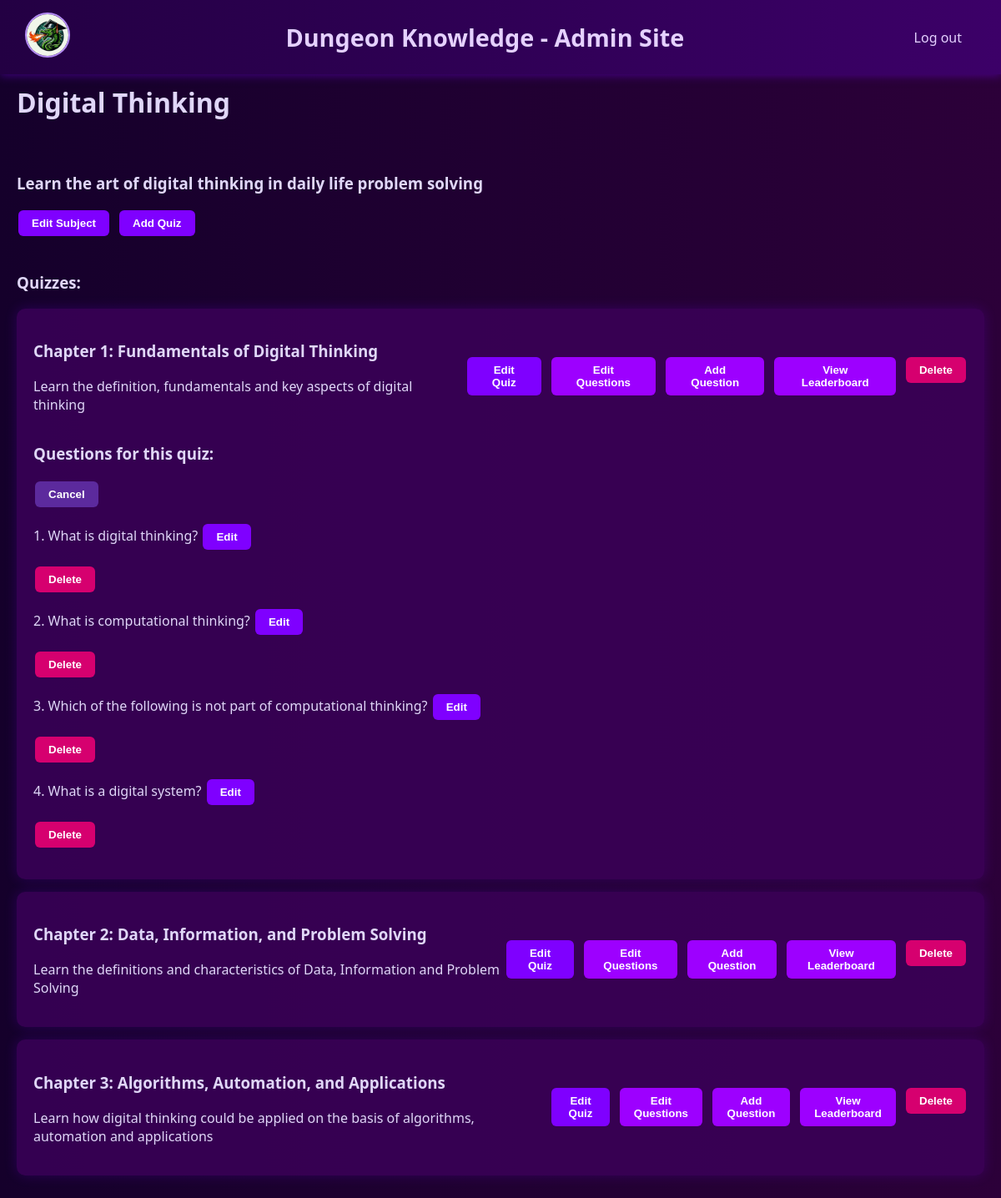
The page /project_source_code/edit_subject.php?subject_id=1&edit_questions=1&quiz_id=1 (signed in) on the database its author committed.
### tables this page shows
CREATE TABLE `subjects` (
  `id` int(11) NOT NULL,
  `subject_name` text NOT NULL,
  `description` text DEFAULT NULL
);

CREATE TABLE `quizzes` (
  `id` int(11) NOT NULL,
  `subject_id` int(11) NOT NULL,
  `quiz_name` text NOT NULL,
  `description` text DEFAULT NULL,
  `wrong_answer_limit` int(11) DEFAULT 3
);

CREATE TABLE `questions` (
  `id` int(11) NOT NULL,
  `quiz_id` int(11) NOT NULL,
  `question_text` text NOT NULL,
  `note` text NOT NULL
);

### project_source_code/edit_subject.php (the view, shortened to what this page needs)
<?php
include('admin.php');
$subjectId = $_GET['subject_id'] ?? '';
$editQuizId = $_GET['edit_quiz_id'] ?? '';
$editQuestions = isset($_GET['edit_questions']) ? true : false;
$sql_fetch = "SELECT * FROM subjects WHERE id='$subjectId'";
$result = mysqli_query($conn, $sql_fetch);
$row = mysqli_fetch_assoc($result);
$subject_name = $row['subject_name'];
$description = $row['description'];
?>
<!DOCTYPE html>
<html lang="en">
<head>
  <link rel="stylesheet" href="css/admin-subject.css">
</head>
    <body>
        <nav class="navbar">
            <a href="admin_home.php"><img src="media/logo.jpg" alt="Logo" aria-label="Website Logo"></a>
            <h1>Dungeon Knowledge - Admin Site</h1>
            <li><a href="logout.php">Log out</a></li>
        </nav>
        <?php
        if (isset($_GET['edit_subject']) && $_GET['edit_subject'] == 1) {
            echo "
            <div class='quiz-section'>
                <form method='post' action='{$_SERVER['PHP_SELF']}?subject_id=$subjectId'>
                    <label for='subject_name'>Subject Name:</label><br>
                    <input type='text' name='subject_name' value='" . htmlspecialchars($subject_name) . "' required><br><br>
                    <label for='description'>Description:</label><br>
                    <textarea name='description' rows='4' cols='50' required>" . htmlspecialchars($description) . "</textarea><br><br>
                    <button type='submit' name='edit_subject' class='edit-button'>Save</button>
                    <a href='{$_SERVER['PHP_SELF']}?subject_id=$subjectId'>
                        <button type='button' class='cancel-button'>Cancel</button>
                    </a>
                </form>
            </div>";
        } else {
            echo "<h1>$subject_name</h1> <br> <h3>$description</h3>
            <div class='button-group'>
                <a href='{$_SERVER['PHP_SELF']}?subject_id=$subjectId&edit_subject=1'>
                    <button class='edit-button'>Edit Subject</button>
                </a>";
        }
        ?>
            <a href="<?php echo $_SERVER['PHP_SELF'] . '?subject_id=' . $subjectId . '&add_quiz=1'; ?>">
                <button class="edit-button">Add Quiz</button>
            </a></div>
        <br><h3>Quizzes:</h3>
        <?php
        $sql_fetch = "SELECT * FROM quizzes WHERE subject_id='$subjectId' ORDER BY quiz_name ASC";
        $result = mysqli_query($conn, $sql_fetch);
        if (mysqli_num_rows($result) > 0) {
            while ($row = mysqli_fetch_assoc($result)) {
                $quiz_name = htmlspecialchars($row['quiz_name']);
                $quiz_id = htmlspecialchars($row['id']);
                $quiz_desc = htmlspecialchars($row['description']);
                $wrong_answer_limit= htmlspecialchars($row['wrong_answer_limit']);
                echo "<div class='quiz-section'>";
                if ($editQuizId == $quiz_id) {
                    echo "
                    <form action='{$_SERVER['PHP_SELF']}?subject_id=$subjectId' method='post'>
                        <input type='hidden' name='quiz_id' value='$quiz_id'>
                        <input type='text' name='quiz_name' value='$quiz_name' required><br><br>
                        <textarea name='quiz_desc' rows='4' cols='50' required>$quiz_desc</textarea><br><br>
                        Wrong answer limit: (min: 3)<input type='number' name='wrong_answer_limit' required min='3' step='1' value='$wrong_answer_limit'/>
                        <button type='submit' name='save' class='edit-button'>Save</button>
                        <a href='{$_SERVER['PHP_SELF']}?subject_id=$subjectId'><button type='button' class='cancel-button'>Cancel</button></a>
                    </form>";
                } else {
                    echo "
                    <div class='quiz-details'>
                        <div>
                            <h3>$quiz_name</h3>
                            <p>$quiz_desc</p>
                        </div>
                        <div class='button-group'>
                            <a href='{$_SERVER['PHP_SELF']}?subject_id=$subjectId&edit_quiz_id=$quiz_id'>
                                <button class='edit-button'>Edit Quiz</button>
                            </a>
                            <a href='{$_SERVER['PHP_SELF']}?subject_id=$subjectId&edit_questions=1&quiz_id=$quiz_id'>
                                <button class='edit-questions-button'>Edit Questions</button>
                            </a>
                            <a href='{$_SERVER['PHP_SELF']}?subject_id=$subjectId&add_question=1&quiz_id=$quiz_id'>
                                <button class='add-question-button'>Add Question</button>
                            </a>
                            <a href='leaderboard.php?quiz_id=$quiz_id&subject_id=$subjectId'>
                                <button class='add-question-button'>View Leaderboard</button>
                            </a>
                            <form action='{$_SERVER['PHP_SELF']}?subject_id=$subjectId' method='post' style='display:inline;' onsubmit='return confirmDelete(this);'>
                                <input type='hidden' name='quiz_id' value='$quiz_id'>
                                <button type='submit' name='delete' class='delete-button'>Delete</button>
                            </form>
                        </div>
                    </div>";
                }
                if ($editQuestions && $quiz_id == $_GET['quiz_id']) {
                    $sql_fetch_questions = "SELECT * FROM questions WHERE quiz_id='$quiz_id'";
                    $questions_result = mysqli_query($conn, $sql_fetch_questions);
                    if (mysqli_num_rows($questions_result) > 0) {
                        echo "<h3>Questions for this quiz:</h3><a href='{$_SERVER['PHP_SELF']}?subject_id=$subjectId'><button type='button' class='cancel-button' style='justify-content: flex-end;'>Cancel</button></a>";;
                        $count=0;
                        while ($question = mysqli_fetch_assoc($questions_result)) {
                            $count++;
                            $questionId = htmlspecialchars($question['id']);
                            $questionText = htmlspecialchars($question['question_text']);
                            echo "<p>$count. $questionText
                                <a href='{$_SERVER['PHP_SELF']}?subject_id=$subjectId&edit_questions=1&quiz_id=$quiz_id&edit_question_id=$questionId'>
                                    <button class='edit-button'>Edit</button></a>
                                <form action='{$_SERVER['PHP_SELF']}?subject_id=$subjectId' method='post' style='display:inline;' onsubmit='return confirmDelete(this);'>
                                    <input type='hidden' name='question_id' value='$questionId'>
                                    <button type='submit' name='delete_question' class='delete-button'>Delete</button>
                                </form>
                            </p>";
                        }
                    }else{
                        echo"No questions for this quiz";
                    }
                }
                echo "</div>";
            }
        }
        ?>
    </body>
</html>

### project_source_code/css/admin-subject.css (style rules this page uses)
body { background-color: #15002b; background: linear-gradient(to right, #15002b, #2c0039); color: #e0d7f8; font-family: 'Segoe UI', Tahoma, Geneva, Verdana, sans-serif; margin: 0; padding: 80px 20px 20px; }
.quiz-section { padding: 20px; margin-bottom: 15px; border-radius: 10px; background-color: rgba(60, 0, 90, 0.8); box-shadow: 0 0 15px rgba(120, 0, 255, 0.2); }
.quiz-details { display: flex; justify-content: space-between; align-items: center; }
.edit-button, .delete-button, .cancel-button, .edit-questions-button, .add-question-button { padding: 8px 16px; margin: 2px; border: none; border-radius: 6px; cursor: pointer; font-weight: bold; transition: background 0.3s, transform 0.3s; }
.edit-button { background-color: #7f00ff; color: #fff; }
.delete-button { background-color: #d6006f; color: #fff; }
.cancel-button { background-color: #5c2a9d; color: #fff; }
.edit-questions-button, .add-question-button { background-color: #9d00ff; color: #fff; }
.button-group { display: flex; gap: 8px; }
.navbar { display: flex; justify-content: space-between; align-items: center; padding: 15px 30px; position: fixed; top: 0; left: 0; right: 0; background: linear-gradient(to right, #230043, #3c0068); backdrop-filter: blur(8px); z-index: 10; box-shadow: 0 2px 10px rgba(100, 0, 200, 0.5); }
.navbar img { border-radius: 50%; width: 50px; height: 50px; object-fit: cover; border: 2px solid #b48cf5; }
.navbar h1 { font-size: 1.8em; color: #e5d1ff; margin: 0; font-weight: 600; }
.navbar li { list-style: none; }
.navbar li a { text-decoration: none; color: #e5d1ff; font-size: 16px; padding: 8px 16px; border: 1px solid transparent; border-radius: 8px; transition: background 0.3s, color 0.3s, border 0.3s; }

### rows shown on the page
subjects: subject_name "Digital Thinking", description "Learn the art of digital thinking in daily life problem solving"
quizzes: quiz_name "Chapter 1: Fundamentals of Digital Thinking", description "Learn the definition, fundamentals and key aspects of digital thinking"
questions: question_text "What is digital thinking?"
questions: question_text "What is computational thinking?"
questions: question_text "Which of the following is not part of computational thinking?"
questions: question_text "What is a digital system?"
quizzes: quiz_name "Chapter 2: Data, Information, and Problem Solving", description "Learn the definitions and characteristics of Data, Information and Problem Solving"
quizzes: quiz_name "Chapter 3: Algorithms, Automation, and Applications", description "Learn how digital thinking could be applied on the basis of algorithms, automation and applications"
